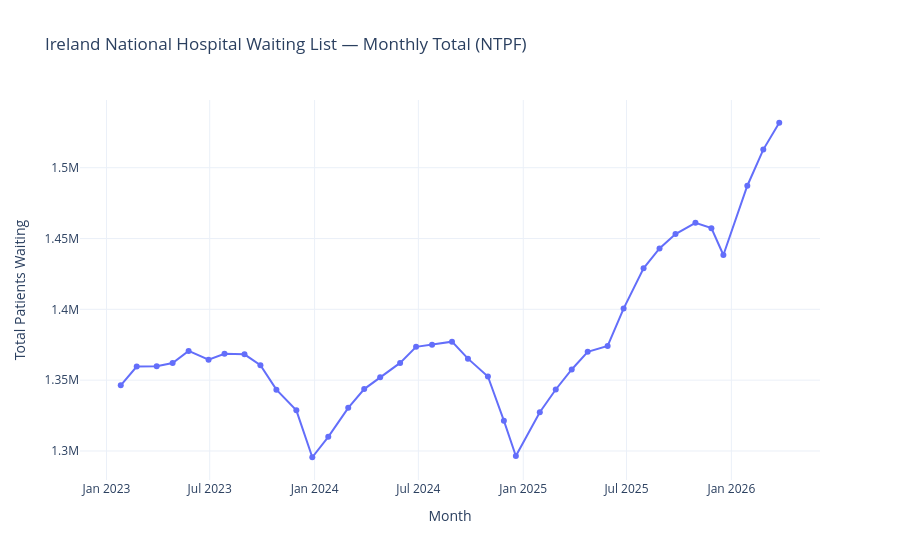

Write notebook code for a chart like this one.
### Code cell
import plotly.express as px

OUT_DIR = Path.home() / "OneDrive" / "Documents" / "hospital-project" / "outputs" / "member1"
OUT_DIR.mkdir(parents=True, exist_ok=True)

# Figure 1: Monthly trend
if "report_month" in analysis_df.columns and "count" in analysis_df.columns:
    fig1 = px.line(
        monthly, x="report_month", y="total_waiting",
        title="Ireland National Hospital Waiting List — Monthly Total (NTPF)",
        labels={"report_month": "Month", "total_waiting": "Total Patients Waiting"},
        markers=True
    )
    fig1.update_layout(template="plotly_white")
    fig1.write_html(str(OUT_DIR / "fig1_monthly_trend.html"))
    fig1.show()
    print("Figure 1 saved")

### Figure 1 — Plotly figure (JSON) as saved in the notebook; plotly's stock layout.template omitted (floating-point values rounded to 4 significant figures)
{"data": [{"hovertemplate": "Month=%{x}<br>Total Patients Waiting=%{y}<extra></extra>", "legendgroup": "", "line": {"color": "#636efa", "dash": "solid"}, "marker": {"symbol": "circle"}, "mode": "lines+markers", "name": "", "orientation": "v", "showlegend": false, "type": "scatter", "x": ["2023-01-26T00:00:00.000000", "2023-02-23T00:00:00.000000", "2023-03-30T00:00:00.000000", "2023-04-27T00:00:00.000000", "2023-05-25T00:00:00.000000", "2023-06-29T00:00:00.000000", "2023-07-27T00:00:00.000000", "2023-08-31T00:00:00.000000", "2023-09-28T00:00:00.000000", "2023-10-26T00:00:00.000000", "2023-11-30T00:00:00.000000", "2023-12-28T00:00:00.000000", "2024-01-25T00:00:00.000000", "2024-02-29T00:00:00.000000", "2024-03-28T00:00:00.000000", "2024-04-25T00:00:00.000000", "2024-05-30T00:00:00.000000", "2024-06-27T00:00:00.000000", "2024-07-25T00:00:00.000000", "2024-08-29T00:00:00.000000", "2024-09-26T00:00:00.000000", "2024-10-31T00:00:00.000000", "2024-11-28T00:00:00.000000", "2024-12-19T00:00:00.000000", "2025-01-30T00:00:00.000000", "2025-02-27T00:00:00.000000", "2025-03-27T00:00:00.000000", "2025-04-24T00:00:00.000000", "2025-05-29T00:00:00.000000", "2025-06-26T00:00:00.000000", "2025-07-31T00:00:00.000000", "2025-08-28T00:00:00.000000", "2025-09-25T00:00:00.000000", "2025-10-30T00:00:00.000000", "2025-11-27T00:00:00.000000", "2025-12-18T00:00:00.000000", "2026-01-29T00:00:00.000000", "2026-02-26T00:00:00.000000", "2026-03-26T00:00:00.000000"], "xaxis": "x", "y": [1346328, 1359630, 1359856, 1362094, 1370646, 1364471, 1368582, 1368237, 1360558, 1343319, 1328686, 1295581, 1309978, 1330463, 1343695, 1352108, 1362203, 1373530, 1375051, 1377186, 1365199, 1352601, 1321419, 1296466, 1327415, 1343417, 1357560, 1369987, 1374147, 1400525, 1428999, 1442962, 1453123, 1461069, 1457330, 1438364, 1487264, 1512771, 1531728], "yaxis": "y"}], "layout": {"legend": {"tracegroupgap": 0}, "title": {"text": "Ireland National Hospital Waiting List — Monthly Total (NTPF)"}, "xaxis": {"anchor": "y", "domain": [0, 1], "title": {"text": "Month"}}, "yaxis": {"anchor": "x", "domain": [0, 1], "title": {"text": "Total Patients Waiting"}}}}
